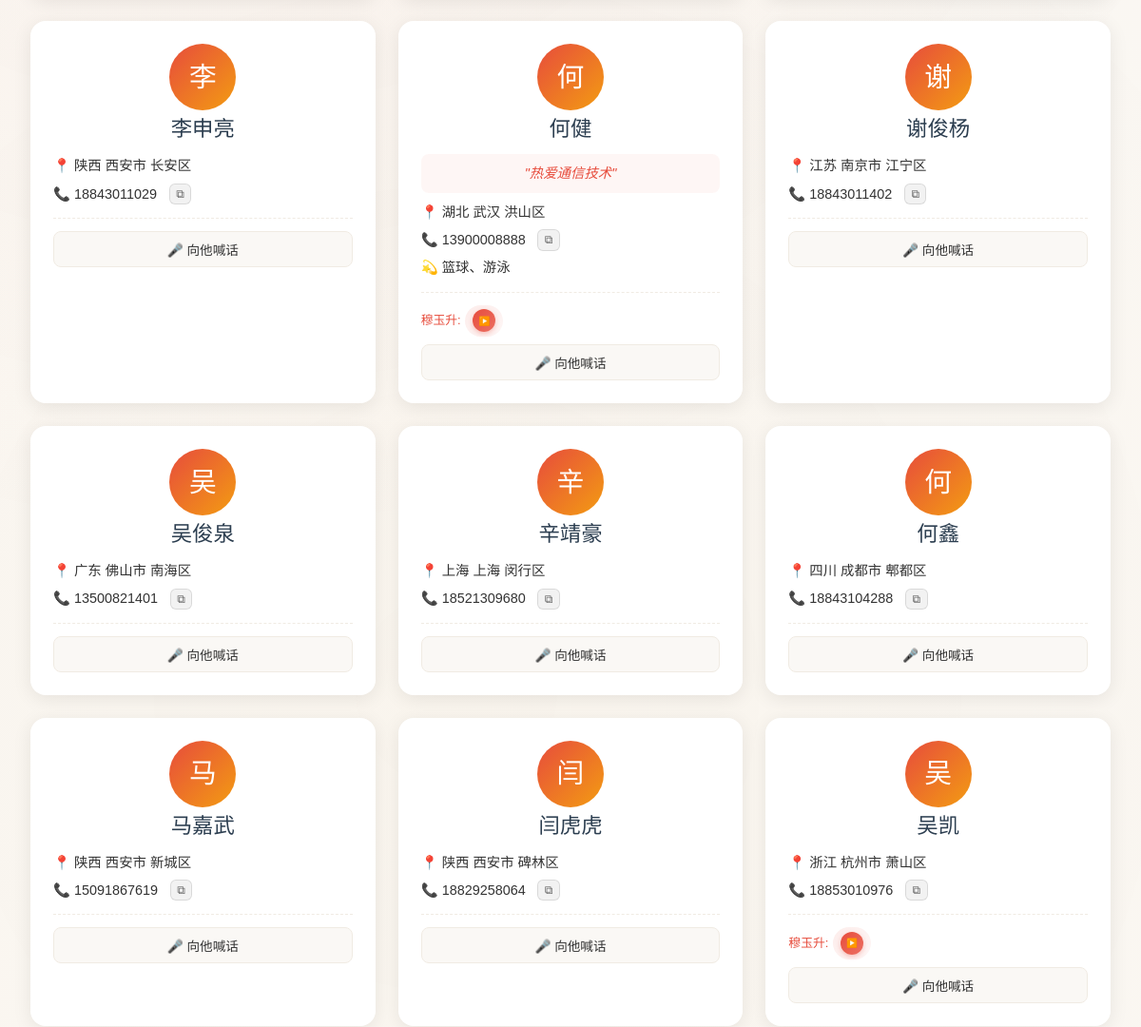
Page /txl (middle part) on the earlier database version.
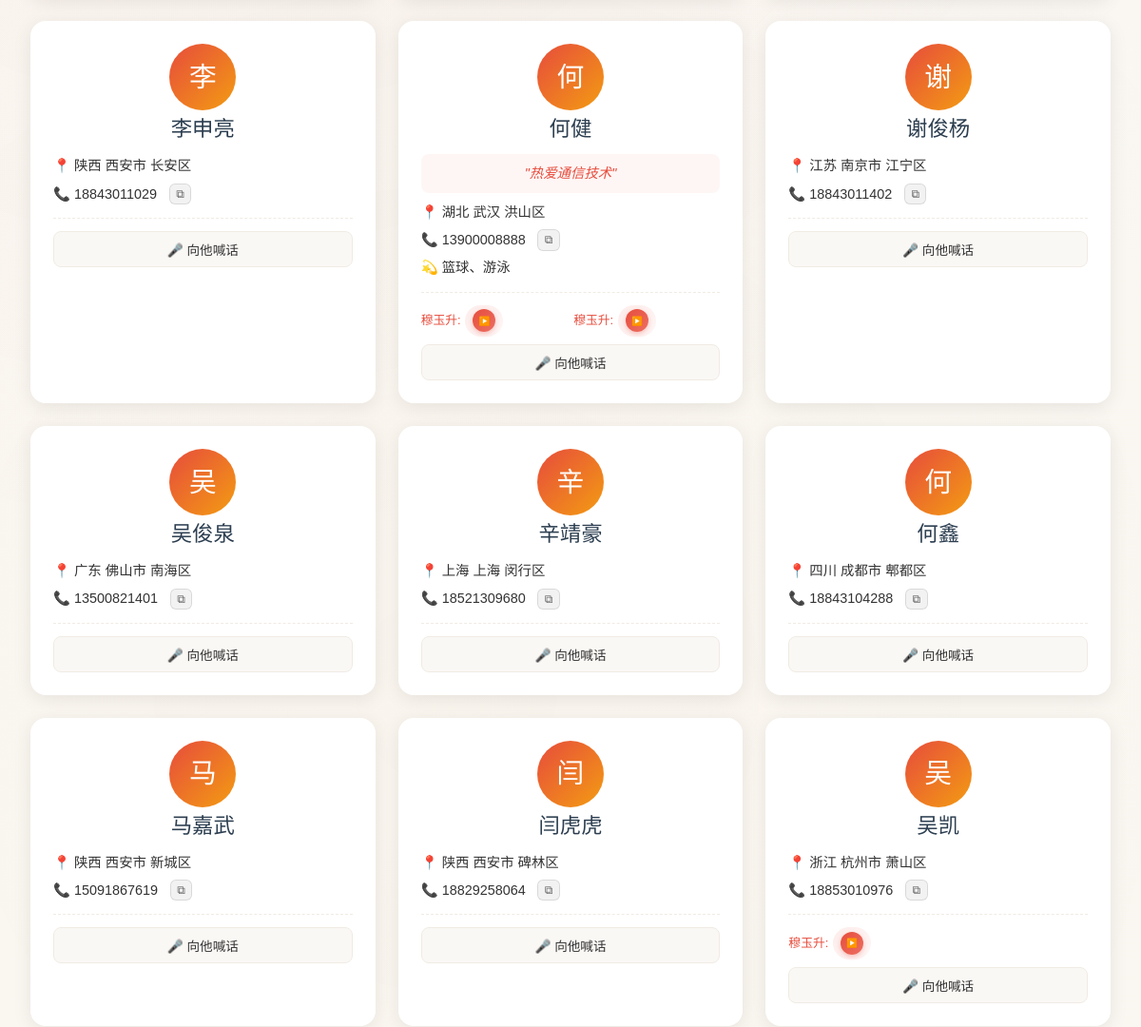
Same page on the later database version.
### tables this page shows
CREATE TABLE students (
            id TEXT PRIMARY KEY,
            name TEXT NOT NULL,
            hometown TEXT,
            hometown_name TEXT,
            city TEXT,
            district TEXT,
            phone TEXT,
            note TEXT,
            custom_intro TEXT,
            hobby TEXT,
            dream TEXT,
            avatar TEXT,
            industry TEXT,
            company TEXT,
            weibo TEXT,
            xiaohongshu TEXT,
            douyin TEXT,
            wechat TEXT,
            qq TEXT,
            email TEXT,
            work TEXT,
            position TEXT,
            birthday TEXT,
            github TEXT,
            coords TEXT
        , gps_coords TEXT, gender TEXT, login_password TEXT, no_password_prompt INTEGER DEFAULT 0, super_admin INTEGER DEFAULT 0, is_admin INTEGER DEFAULT 0, wx_openid TEXT);

CREATE TABLE voice_shouts (
            id INTEGER PRIMARY KEY AUTOINCREMENT,
            from_name TEXT NOT NULL,
            to_name TEXT NOT NULL,
            audio_url TEXT NOT NULL,
            time TEXT NOT NULL
        , deleted INTEGER DEFAULT 0);

### app.py (the view, shortened to what this page needs)
@app.route('/txl')
def txl():
    students = database.read_txl()
    for s in students:
        if not s.get('coords'):
            city = s.get('city', '') or s.get('hometown_name', '')
            district = s.get('district', '')
            if city:
                coords = database.get_coords_by_city(city, district)
                if coords:
                    s['coords'] = coords
    voice_shouts = database.read_voice_shouts()
    nearest_classmates = []
    return render_template('txl.html', students=students, voice_shouts=voice_shouts, nearest_classmates=nearest_classmates)

### app.py (called while the page is built)
@app.after_request
def add_no_cache_headers(response):
    response.headers['Cache-Control'] = 'no-cache, no-store, must-revalidate, max-age=0'
    response.headers['Pragma'] = 'no-cache'
    response.headers['Expires'] = '0'
    return response

### database.py (called while the page is built)
def get_db():
    if not hasattr(_thread_local, 'conn'):
        _thread_local.conn = sqlite3.connect(DB_FILE, check_same_thread=False)
        _thread_local.conn.row_factory = sqlite3.Row
    return _thread_local.conn

def read_txl():
    conn = get_db()
    cursor = conn.cursor()
    cursor.execute('SELECT * FROM students')
    rows = cursor.fetchall()
    students = []
    for row in rows:
        students.append(dict(row))
    return students

def read_voice_shouts(include_deleted=False):
    conn = get_db()
    cursor = conn.cursor()
    if include_deleted:
        cursor.execute('SELECT * FROM voice_shouts ORDER BY id DESC')
    else:
        cursor.execute('SELECT * FROM voice_shouts WHERE deleted = 0 ORDER BY id DESC')
    rows = cursor.fetchall()
    shouts = []
    for row in rows:
        shouts.append(dict(row))
    return shouts

### templates/txl.html (shortened to what this page needs)
<!DOCTYPE html>
<html lang="zh-CN">
<head>
    <link rel="stylesheet" href="/static/css/style.css">
</head>
<body>
    <main class="main-content">
        <div class="container">
            <div class="student-grid" id="studentGrid">
                {% for student in students %}
                <div class="student-card"
                     id="student-{{ student.name }}"
                     data-name="{{ student.name }}"
                     data-hometown="{{ student.hometown_name }}"
                     data-custom-intro="{{ student.custom_intro or '' }}"
                     data-hobby="{{ student.hobby or '' }}">
                    <div style="text-align: center;">
                        <div class="student-avatar  " style="margin: 0 auto; " onclick="">
                            {% if student.avatar %}
                            <img src="{{ student.avatar }}" alt="{{ student.name }}">
                            {% else %}
                            {{ student.name[0] }}
                            {% endif %}
                        </div>
                        <div class="student-name">{{ student.name }}</div>
                        {% if student.custom_intro %}
                        <div class="student-custom-intro">"{{ student.custom_intro }}"</div>
                        {% endif %}
                    </div>
                    <div class="student-info">
                        <span>📍 {{ student.hometown_name }} {% if student.city %}{{ student.city }}{% endif %} {% if student.district %}{{ student.district }}{% endif %}</span>
                        <span>📞 {{ student.phone if student.phone else '暂无' }} {% if student.phone %}<button type="button" class="copy-phone-btn" onclick="copyPhone('{{ student.phone }}')" title="复制号码">⧉</button>{% endif %}</span>
                        {% if student.hobby %}
                        <span>💫 {{ student.hobby }}</span>
                        {% endif %}
                    </div>
                    <div class="voice-shout-section">
                        {% set voice_shouts_for_this = [] %}
                        {% if voice_shouts_for_this %}
                        <div class="voice-shout-list">
                            {% for shout in voice_shouts_for_this %}
                            <div class="voice-shout-item" data-shout-id="{{ shout.id }}" data-audio-url="{{ shout.audio_url }}" data-from="{{ shout.from_name }}">
                                <span class="voice-shout-from">{{ shout.from_name }}:</span>
                                <div class="voice-message-player small">
                                    <button class="voice-play-btn" onclick="toggleVoiceShoutPlay(this, '{{ shout.audio_url }}')">
                                        <span class="voice-play-icon">▶️</span>
                                    </button>
                                </div>
                            </div>
                            {% endfor %}
                        </div>
                        {% endif %}
                        <button type="button" class="voice-shout-btn" onclick="openVoiceShoutModal('{{ student.name }}', '{{ student.gender }}')">🎤 向{{ '她' if student.gender == '女' else '他' }}喊话</button>
                    </div>
                </div>
                {% else %}
                <div class="empty-message">暂无同学信息</div>
                {% endfor %}
            </div>
        </div>
    </main>
</body>
</html>

### static/css/style.css (style rules this page uses)
:root { --primary: #2c3e50; --secondary: #e74c3c; --accent: #f39c12; --bg: #faf8f5; --bg-dark: #f0ebe3; --text: #333; --text-light: #666; --card-bg: #fff; --glass: rgba(255, 255, 255, 0.85); --shadow: 0 4px 20px rgba(0, 0, 0, 0.08); --shadow-hover: 0 8px 30px rgba(0, 0, 0, 0.12); }
* { margin: 0; padding: 0; box-sizing: border-box; }
body { font-family: 'Noto Sans SC', sans-serif; background: var(--bg); color: var(--text); line-height: 1.7; min-height: 100vh; }
body::before { content: ''; position: fixed; top: 0; left: 0; width: 100%; height: 100%; background-image: radial-gradient(circle at 20% 50%, rgba(231, 76, 60, 0.03) 0%, transparent 50%), radial-gradient(circle at 80% 20%, rgba(52, 152, 219, 0.03) 0%, transparent 50%), radial-gradient(circle at 40% 80%, rgba(243, 156, 18, 0.03) 0%, transparent 50%); pointer-events: none; z-index: -1; }
.page-enter { opacity: 0; transform: translateY(20px); }
.page-enter-active { opacity: 1; transform: translateY(0); transition: opacity 0.5s ease, transform 0.5s ease; }
.container { max-width: 1200px; margin: 0 auto; padding: 0 2rem; }
.main-content { padding-top: 80px; padding-bottom: 100px; min-height: 100vh; }
.student-grid { display: grid; grid-template-columns: repeat(auto-fill, minmax(280px, 1fr)); gap: 1.5rem; }
.student-card { background: var(--card-bg); border-radius: 16px; padding: 1.5rem; box-shadow: var(--shadow); transition: all 0.3s ease; cursor: pointer; position: relative; overflow: hidden; }
.student-card::before { content: ''; position: absolute; top: 0; left: 0; right: 0; height: 4px; background: linear-gradient(90deg, var(--secondary), var(--accent)); transform: scaleX(0); transition: transform 0.3s ease; }
.student-avatar { width: 70px; height: 70px; border-radius: 50%; background: linear-gradient(135deg, var(--secondary), var(--accent)); display: flex; align-items: center; justify-content: center; font-family: 'ZCOOL XiaoWei', serif; font-size: 1.8rem; color: white; margin-bottom: 1rem; }
.student-name { font-family: 'ZCOOL XiaoWei', serif; font-size: 1.4rem; color: var(--primary); margin-bottom: 0.5rem; }
.student-info { font-size: 0.9rem; color: var(--text); display: flex; flex-direction: column; gap: 0.3rem; }
.copy-phone-btn { background: rgba(0,0,0,0.05); border: 1px solid rgba(0,0,0,0.1); cursor: pointer; font-size: 0.75rem; padding: 0.2rem 0.4rem; border-radius: 6px; transition: all 0.2s ease; margin-left: 0.3rem; color: var(--text-light); display: inline-flex; align-items: center; gap: 0.2rem; }
.voice-shout-section { margin-top: 0.8rem; padding-top: 0.8rem; border-top: 1px dashed var(--bg-dark); }
.voice-shout-list { margin-bottom: 0.5rem; display: grid; grid-template-columns: 1fr 1fr; gap: 0.4rem; }
.voice-shout-item { display: flex; align-items: center; gap: 0.3rem; margin-bottom: 0; font-size: 0.8rem; }
.voice-shout-from { color: var(--secondary); font-weight: 500; white-space: nowrap; }
.voice-shout-btn { width: 100%; padding: 0.5rem; background: var(--bg); border: 1px solid var(--bg-dark); border-radius: 8px; color: var(--text); font-size: 0.85rem; cursor: pointer; transition: all 0.3s ease; }
.voice-message-player { display: flex; align-items: center; gap: 0.75rem; padding: 0.75rem 1rem; background: linear-gradient(135deg, rgba(231, 76, 60, 0.1), rgba(231, 76, 60, 0.05)); border-radius: 30px; width: fit-content; margin: 0.5rem 0; }
.voice-message-player.small { padding: 0.3rem 0.5rem; gap: 0.3rem; margin: 0; }
.voice-message-player.small .voice-play-btn { width: 24px; height: 24px; font-size: 0.6rem; box-shadow: 0 2px 5px rgba(231, 76, 60, 0.3); }
.voice-play-btn { background: linear-gradient(135deg, #e74c3c, #ec7063); border: none; border-radius: 50%; width: 40px; height: 40px; cursor: pointer; display: flex; align-items: center; justify-content: center; color: white; font-size: 1rem; transition: all 0.3s; box-shadow: 0 3px 10px rgba(231, 76, 60, 0.3); }
.student-avatar { width: 70px; height: 70px; border-radius: 50%; background: linear-gradient(135deg, var(--secondary), var(--accent)); display: flex; align-items: center; justify-content: center; font-family: 'ZCOOL XiaoWei', serif; font-size: 1.8rem; color: white; margin-bottom: 1rem; overflow: hidden; }
.student-custom-intro { font-style: italic; color: var(--secondary); font-size: 0.9rem; margin-bottom: 0.5rem; padding: 0.5rem; background: rgba(231, 76, 60, 0.05); border-radius: 8px; text-align: center; }
.student-card[id] { scroll-margin-top: 80px; }

Differences in the rows shown:
added voice_shouts: from_name "穆玉升", shown under students "何健"
